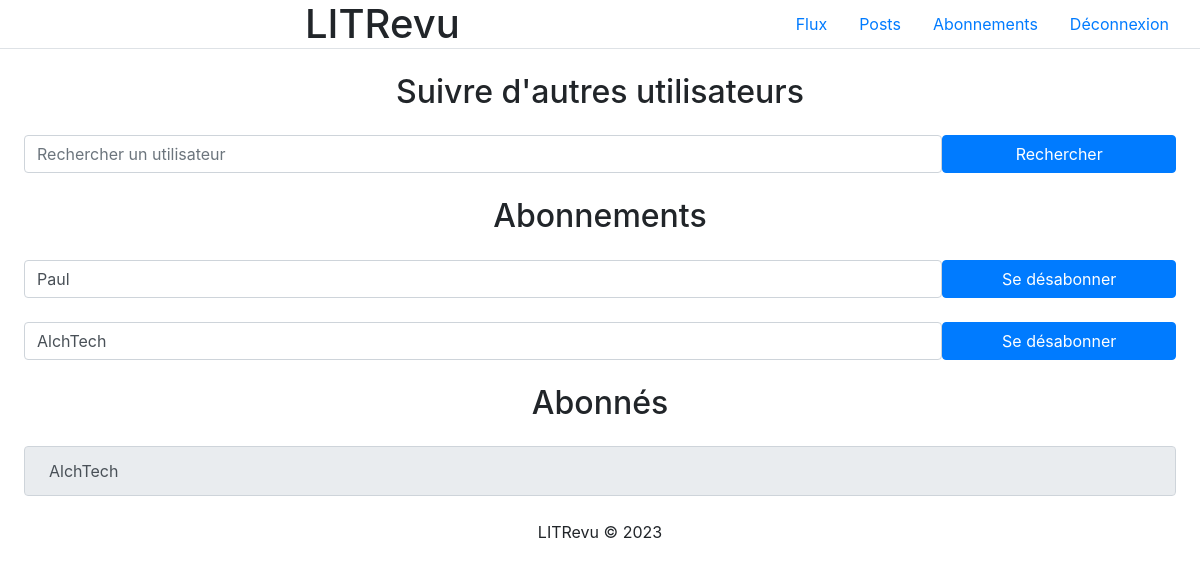
The page /abonnements/ (signed in) on the database its author committed.
### LITReview/models.py (models this page shows)
class UserFollows(models.Model):
    user = models.ForeignKey(User, on_delete=models.CASCADE, related_name='following')
    followed_user = models.ForeignKey(User, on_delete=models.CASCADE, related_name='followed_by')
    class Meta:
        unique_together = ('user', 'followed_user')

### LITReview/views.py (the view, shortened to what this page needs)
# urls.py: path('abonnements/', views.Abonnements.as_view(), name='abonnements'),
class Abonnements(LoginRequiredMixin, View):
    login_url = '/'
    def get(self, request):
        recherche_form = UserSearchForm()
        user_follows = UserFollows.objects.filter(user=request.user)
        all_user_follows = UserFollows.objects.all()
        followers = []
        for user_follow in all_user_follows:
            if user_follow.followed_user == request.user:
                followers.append(user_follow)
        return render(request, 'LITReview/abonnements.html', {'recherche_form': recherche_form, 'user_follows': user_follows, 'followers': followers})

### LITReview/forms.py
class UserSearchForm(forms.Form):
    followed_user = forms.CharField(
        label="",
        widget= forms.TextInput(attrs={'class': 'form-control', 'placeholder': 'Rechercher un utilisateur'})
    )

### LITReview/templates/LITReview/abonnements.html (shortened to what this page needs)
<!DOCTYPE html>
<html lang="en">
    {% block head %}
        {% include 'LITReview/partials/head.html' %}
    {% endblock %}
<body>
    {% include 'LITReview/partials/header.html' %}
    {% block search %}
        <h2 class="text-center mt-4">Suivre d'autres utilisateurs</h2>
        <form method="post" action="{% url 'abonnements' %}" class="d-flex m-4">
            {{ recherche_form }}
            <button type="submit" class="btn btn-primary" style="width: 25%">Rechercher</button>
        </form>
    {% endblock %}
    {% block abonnement %}
        <h2 class="text-center">Abonnements</h2>
    {% for user_follow in user_follows %}
    <form method="post" action="{% url 'abonnements' %}" class="d-flex m-4">
        <input name="followed_user" value="{{ user_follow.followed_user }}" class="form-control">
        <button type="submit" class="btn btn-primary" style="width: 25%">Se désabonner</button>
    </form>
    {% endfor %}
    {% endblock %}
        {% block abonnes %}
            <h2 class="text-center">Abonnés</h2>
            {% for follower in followers %}
            <div class="d-flex m-4">
                <input type="text" value="{{ follower.user.username }}" class="form-control p-4" disabled>
            </div>
            {% endfor %}
        {% endblock %}
    {% include 'LITReview/partials/footer.html' %}
</body>
</html>

### rows shown on the page
UserFollows: followed_user "Paul"
UserFollows: followed_user "AlchTech"
UserFollows: user.username "AlchTech"
